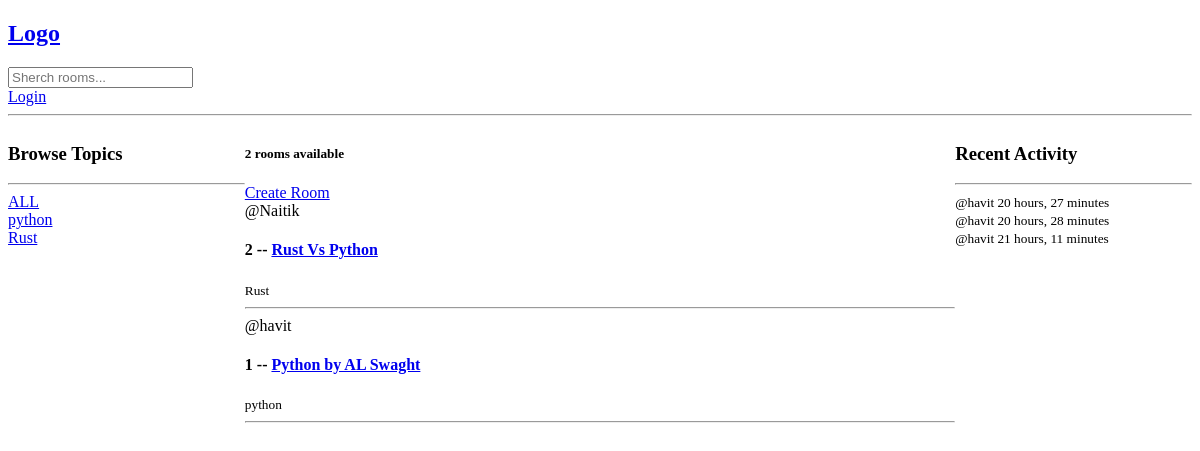
The app's page /, older data.
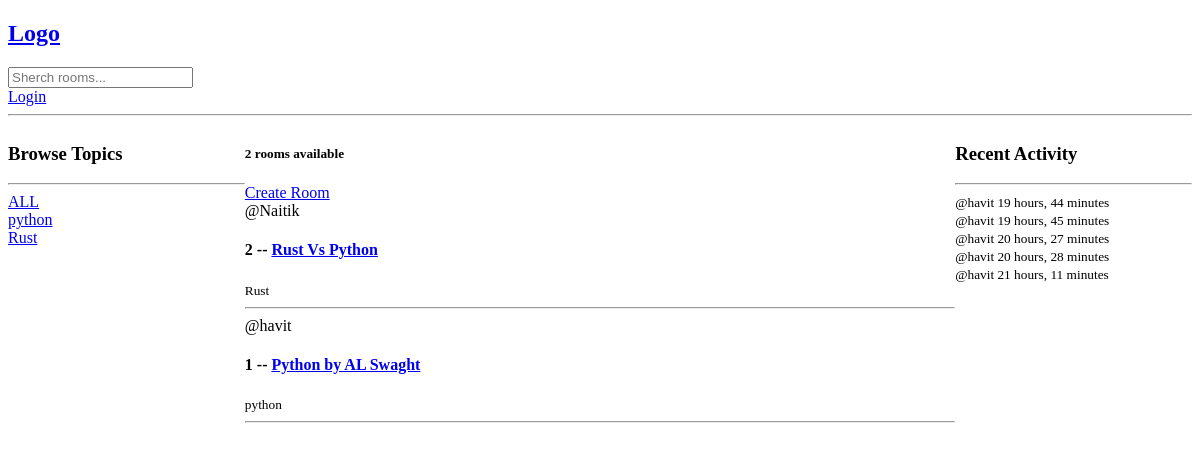
The same page, newer data.
### base/models.py (models this page shows, shortened)
class Topic(models.Model):
    name = models.CharField(max_length=200)

class Rooms(models.Model):
    host = models.ForeignKey(User, on_delete=models.SET_NULL, null=True)
    topic = models.ForeignKey(Topic, on_delete=models.SET_NULL, null=True)
    name = models.CharField(max_length=200)
    description = models.TextField(null=True, blank=True)
    participants = models.ManyToManyField(User, related_name='participants', blank=True)
    updated = models.DateTimeField(auto_now=True)
    created = models.DateTimeField(auto_now_add=True)
    class Meta:
        ordering = ['-updated', '-created']

class Massage(models.Model):
    user = models.ForeignKey(User, on_delete=models.CASCADE)
    room = models.ForeignKey(Rooms, on_delete=models.CASCADE)
    body = models.TextField()
    updated = models.DateTimeField(auto_now=True)
    created = models.DateTimeField(auto_now_add=True)
    class Meta:
        ordering = ['-updated', '-created']

### base/views.py (the view)
# urls.py: path('', views.home, name='home'),
def home(request):
    q = request.GET.get('q') if request.GET.get('q') != None else ''
    rooms = Rooms.objects.filter(
        Q(topic__name__icontains=q) |
        Q(created__icontains=q) |
        Q(name__icontains=q) |
        Q(description__icontains=q)
        )
    topic = Topic.objects.all()
    room_count = rooms.count()
    room_massages = Massage.objects.all()
    return render(request, 'home.html', {'rooms':rooms, 'topics':topic, 'room_count':room_count, 'room_massages':room_massages})

### templates/home.html (shortened to what this page needs)
{% extends 'main.html' %}
{% block content %}
<div class="home-container">
    <div>
        <h3>Browse Topics</h3>
        <hr>
        <div>
            <a href="{% url 'home' %}">ALL</a>
        </div>
        {% for topic in topics %}
        <div>
            <a href="{% url 'home' %}?q={{topic.name}}">{{topic.name}}</a>
        </div>
        {% endfor %}
    </div>
    <div>
        <h5>{{room_count}} rooms available</h5>
        <a href="{% url 'create-room' %}"> Create Room</a>
        {% for room in rooms%}
        <div>
            <span>@{{room.host.username}}</span>
            <h4>{{room.id}} -- <a href="{% url 'room' room.id %}">{{room.name}}</a></h4>
            <small>{{room.topic.name}}</small>
            <hr>
        </div>
        {% endfor %}
    </div>
    <div>
        <h3>Recent Activity</h3>
        <hr>
        {% for massage in room_massages %}
            <div>
                <small>@{{massage.user}}  {{massage.created|timesince}}</small>
            </div>
        {% endfor %}
    </div>
</div>
{% endblock content %}

### templates/main.html (shortened to what this page needs)
<!DOCTYPE html>
<html lang="en">
<head>
</head>
<nav>
    <a href="/">
        <h1>Logo</h1>
    </a>
    <form method="GET" action="{% url 'home' %}">
        <input type="text" name="q" placeholder="Sherch rooms...">
    </form>
    {% if request.user.is_authenticated %}
    <a href="{% url 'logout' %}">Logout</a>
    {% else %}
    <a href="{% url 'login' %}">Login</a>
    {% endif %}
    <hr>
</nav>
<body>
    {% block content %}
    {% endblock %}
</body>
</html>

### templates/home.html (style rules this page uses)
.home-container { display: grid; grid-template-columns: 1fr 3fr 1fr; }

Row changes from the older to the newer data that the page shows:
added Massage: user "havit", created "19 hours, 44 minutes"
added Massage: user "havit", created "19 hours, 45 minutes"
